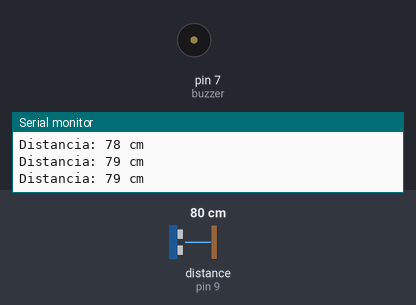
Bench run of a sketch on a simulated Arduino Uno, built with avr-gcc and run on an emulated ATmega328P. Parts: buzzer (waves = sounding, pin HIGH), the last lines printed to the serial monitor. Wiring (inferred from the names in the program): ultrasonic range finder: trigger pin 8; echo pin 9. The test bench sets the inputs (shaded band); at power-on: distance to the obstacle (sensor on pin 9) 80 cm. The echo pulse lasts 58.3 µs per cm; pins used as bus, display or sensor lines are not drawn.

Above: at 1.3 s.
1.4 s: distance to the obstacle (sensor on pin 9) set to 22 cm
2.9 s: distance to the obstacle (sensor on pin 9) set to 18 cm
At 3.7 s:
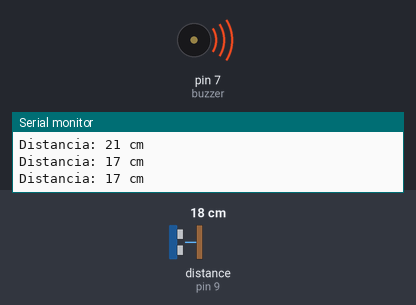
4.5 s: distance to the obstacle (sensor on pin 9) set to 35 cm
At 5.0 s:
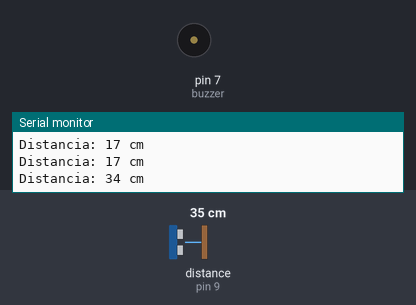
6.0 s: distance to the obstacle (sensor on pin 9) set to 2 cm
At 6.4 s:
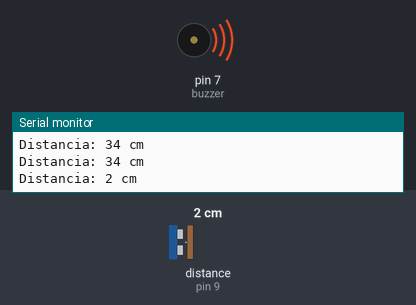
Timing chart, 0 to 8.5 s (numbered marks = the images above; inputs shaded):
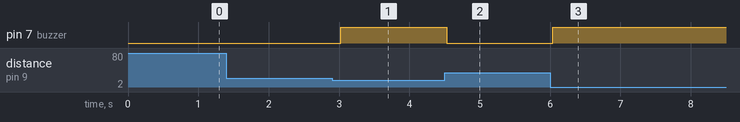

Measured:
- the behaviour switches between 21 and 20 cm on distance to the obstacle (sensor on pin 9) (found by bisection; images 0 and 1)
- after the input at 2.9 s, pin 7 (buzzer): LOW → HIGH after 0.12 s
- after the input at 4.5 s, pin 7 (buzzer): HIGH → LOW at once
- after the input at 6.0 s, pin 7 (buzzer): LOW → HIGH at once

The sketch:

atv1.ino
```cpp
int trig = 8;
int echo = 9;
int buzzer = 7;

void setup() {
  pinMode(trig, OUTPUT);
  pinMode(echo, INPUT);
  pinMode(buzzer, OUTPUT);
  Serial.begin(9600);
}

void loop() {
  digitalWrite(trig, LOW);
  delayMicroseconds(2);
  digitalWrite(trig, HIGH);
  delayMicroseconds(10);
  digitalWrite(trig, LOW);

  long duracao = pulseIn(echo, HIGH);
  int distancia = duracao * 0.034 / 2;

  Serial.print("Distancia: ");
  Serial.print(distancia);
  Serial.println(" cm");

  if (distancia < 20) {
    digitalWrite(buzzer, HIGH);
  } else {
    digitalWrite(buzzer, LOW);
  }

  delay(500);
}
```
